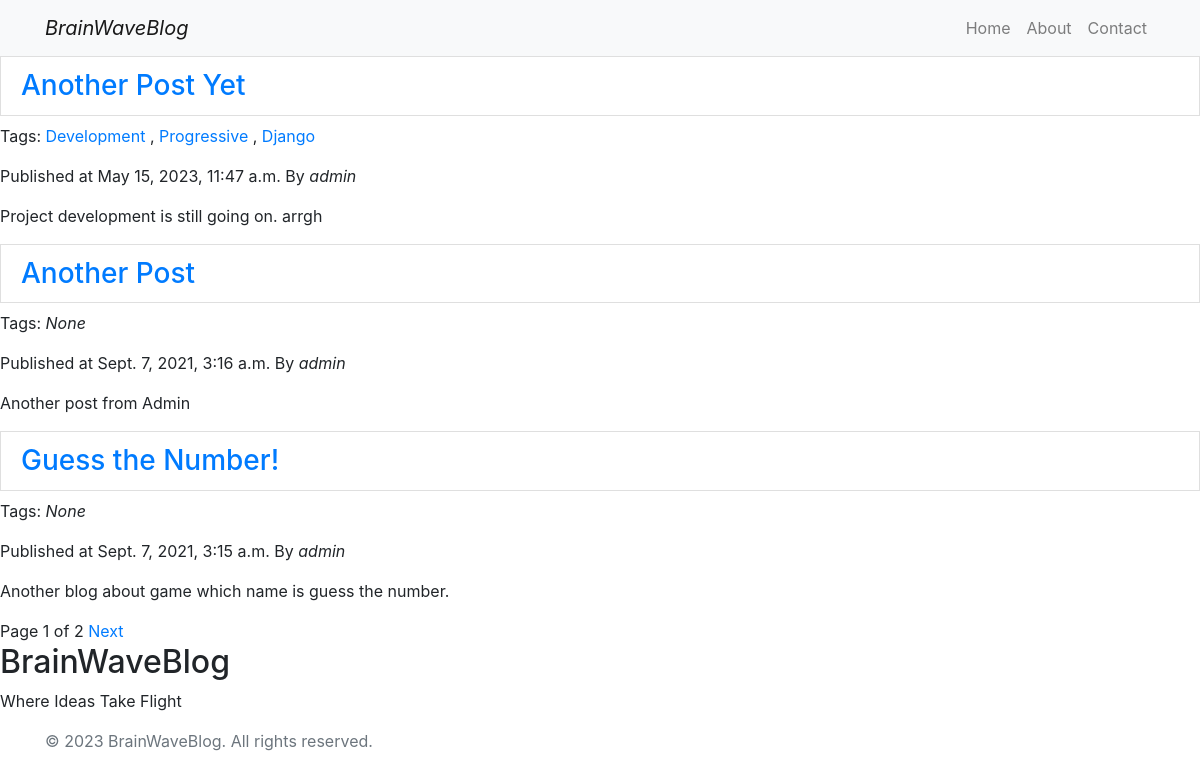
The app's page /blog/all/ with its own data.
### blog/models.py (models this page shows, shortened)
class Post(models.Model):
    STATUS_CHOICES = (
    ('draft', 'Draft'),
    ('published', 'Published'),
    )
    title = models.CharField(max_length=250)
    slug = models.SlugField(max_length=250,
                            unique_for_date='publish')
    author = models.ForeignKey(User,
                               on_delete=models.CASCADE,
                               related_name='blog_posts')
    body = models.TextField()
    publish = models.DateTimeField(default=timezone.now)
    created = models.DateTimeField(auto_now_add=True)
    updated = models.DateTimeField(auto_now=True)
    status = models.CharField(max_length=10,
                              choices=STATUS_CHOICES,
                              default='draft')
    tags = TaggableManager()
    objects = models.Manager()
    published = PublishedManager()
    def get_absolute_url(self):
        return reverse('blog:post_detail',
        args=[self.publish.year,
        self.publish.month,
        self.publish.day, self.slug])
    class Meta:
        ordering = ('-publish',)

### blog/views.py (the view)
# urls.py: path('all/', views.post_list, name='post_list'),
def post_list(request, tag_slug=None):
    object_list = Post.published.all()
    tag = None
    if tag_slug:
        tag = get_object_or_404(Tag, slug=tag_slug)
        object_list = object_list.filter(tags__in=[tag,])
    paginator = Paginator(object_list, 3)
    page = request.GET.get('page')
    try:
        posts = paginator.page(page)
    except PageNotAnInteger:
        posts = paginator.page(1)
    except EmptyPage:
        posts = paginator.page(paginator.num_pages)
    context = { 'page': page,
                'posts': posts,
                'tag': tag
                }
    return render(request, 'blog/post/list.html',
                  context)

### blog/models.py (called while the page is built)
    def get_queryset(self):
        return super(PublishedManager, self).get_queryset()\
                     .filter(status='published')

### blog/templates/blog/post/list.html (shortened to what this page needs)
{% extends "base.html" %}
{% block content %}
{% for post in posts %}
<h3>
<a class="list-group-item" href="{{ post.get_absolute_url }}">
{{ post.title }}
</a>
</h3>
<p class="tags">Tags:
    {% for tag in post.tags.all %}
    <a href="{% url 'blog:post_list_by_tag' tag.slug %}">{{ tag.name }}</a>
    {% if not forloop.last %}, {% endif %}
    {% empty %} <i>None</i>
    {% endfor %}
</p>
<p class="date">
Published at {{ post.publish }} By <i>{{ post.author }}</i>
</p>
{{ post.body|truncatewords:30|linebreaks }}
{% endfor %}
{% include "pagination.html" with page=posts%}
{% endblock %}

### blog/templates/base.html (shortened to what this page needs)
{% load static %}
<!DOCTYPE html>
<html>
<head>
    <link href="https://stackpath.bootstrapcdn.com/bootstrap/4.5.2/css/bootstrap.min.css" rel="stylesheet">
</head>
<body>
{% include "header.html" %}
<div id="content">
{% block content %}{% endblock %}
</div>
<div id="sidebar">
<h2>BrainWaveBlog</h2>
<p>Where Ideas Take Flight</p>
</div>
{% include "footer.html" %}
</body>
</html>

### blog/templates/header.html
<header>
    <nav class="navbar navbar-expand-lg navbar-light bg-light">
        <div class="container">
            <a class="navbar-brand" href="blog:index"><i>BrainWaveBlog</i></a>
            <div class="navbar-expand" id="navbarNav">
                <ul class="navbar-nav">
                    <li class="nav-item">
                        <a class="nav-link" href="{% url 'blog:index' %}">Home</a>
                    </li>
                    <li class="nav-item">
                        <a class="nav-link" href="{% url 'blog:about' %}">About</a>
                    </li>
                    <li class="nav-item">
                        <a class="nav-link" href="{% url 'blog:contact' %}">Contact</a>
                    </li>
                </ul>
            </div>
        </div>
    </nav>
</header>

### blog/templates/pagination.html (shortened to what this page needs)
<div class='pagination'>
    <span class='step-links'>
        <span class='current'>
            Page {{ page.number }} of {{ page.paginator.num_pages }}
        </span>
        {% if page.has_next %}
            <a href="?page={{ page.next_page_number }}" class="button button-secondary">Next</a>
        {% endif %}
    </span>
</div>

### blog/templates/footer.html
<footer class="footer">
    <div class="container" style="align-content: center;">
        <span class="text-muted">© 2023 BrainWaveBlog. All rights reserved.</span>
    </div>
</footer>

### records on screen
Post: title "Another Post Yet", publish "May 15, 2023, 11:47 a.m.", author "admin", body "Project development is still going on. arrgh"
Tag: name "Development"
Tag: name "Progressive"
Tag: name "Django"
Post: title "Another Post", publish "Sept. 7, 2021, 3:16 a.m.", author "admin", body "Another post from Admin"
Post: title "Guess the Number!", publish "Sept. 7, 2021, 3:15 a.m.", author "admin", body "Another blog about game which name is guess the number."

### other values on screen
{{ page.number }} "1"
{{ page.paginator.num_pages }} "2"
